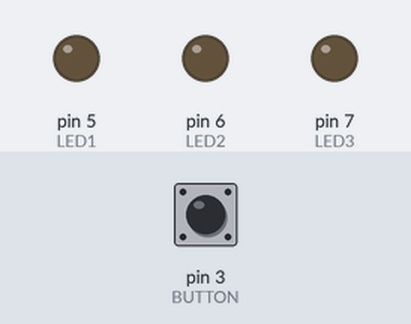
The sketch below on a simulated Arduino Uno, built with avr-gcc and run on an emulated ATmega328P. Parts: output pins drawn as LEDs (lit = HIGH). The inputs (shaded band) are chosen by the test bench; at power-on: pin 3 (BUTTON) LOW.

Above: at 1.2 s.
1.3 s: pin 3 (BUTTON) pulled HIGH for 0.15 s
At 1.9 s:
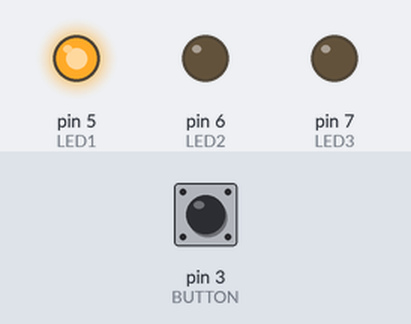
2.9 s: pin 3 (BUTTON) pulled HIGH for 1 s
At 4.4 s:
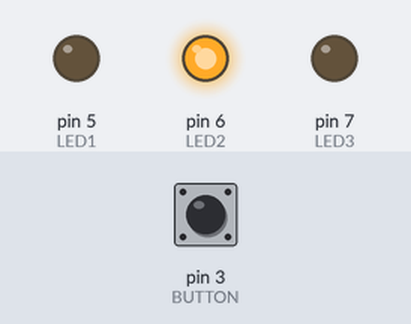
5.4 s: pin 3 (BUTTON) pulled HIGH for 0.15 s
At 6.3 s:
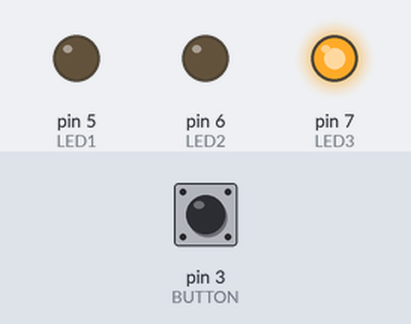
7.0 s: pin 3 (BUTTON) pulled HIGH for 3.2 s
At 10.5 s:
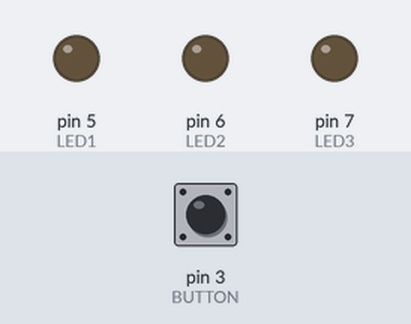
Timing chart, 0 to 12.0 s (numbered marks = the images above; inputs shaded):
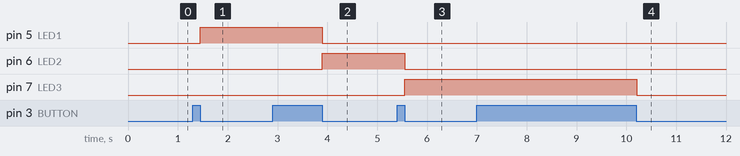

Measured:
- after the input at 1.3 s, pin 5 (LED1): LOW → HIGH after 0.15 s
- after the input at 2.9 s, pin 5 (LED1): HIGH → LOW after 1.0 s; pin 6 (LED2): LOW → HIGH after 1.0 s
- after the input at 5.4 s, pin 6 (LED2): HIGH → LOW after 0.15 s; pin 7 (LED3): LOW → HIGH after 0.15 s
- after the input at 7.0 s, pin 7 (LED3): HIGH → LOW after 3.2 s

The sketch:

sketch_traffic_lights_off_on.ino
```cpp
// multiple state handling
// 20230515

#define BUTTON 3
#define LED1 5
#define LED2 6
#define LED3 7

int state = 0;
int old=0;
int buttonPoll = 0;

void setup() {
  pinMode(BUTTON, INPUT);
  pinMode(LED1, OUTPUT);
  pinMode(LED2, OUTPUT);
  pinMode(LED3, OUTPUT);
  digitalWrite(LED1,LOW);
  digitalWrite(LED2,LOW);
  digitalWrite(LED3,LOW);
}

void loop() {
  buttonPoll=digitalRead(BUTTON);
  if (buttonPoll ==1){
    delay(50);
    buttonPoll = digitalRead(BUTTON);
    if(buttonPoll==0){
      state = old + 1;
    }
  }else{
    delay(100);
  } switch(state){
    case 1 :
      digitalWrite(LED1,HIGH);
      digitalWrite(LED2,LOW);
      digitalWrite(LED3,LOW);
      old = state;
      break;
    case 2 :
      digitalWrite(LED1,LOW);
      digitalWrite(LED2,HIGH);
      digitalWrite(LED3,LOW);
      old = state;
      break;
    case 3 :
      digitalWrite(LED1,LOW);
      digitalWrite(LED2,LOW);
      digitalWrite(LED3,HIGH);
      old = state;
      break;
    default:
      digitalWrite(LED1, LOW);
      digitalWrite(LED2, LOW);
      digitalWrite(LED3, LOW);
      old= 0;
    break;
  }
}
```
